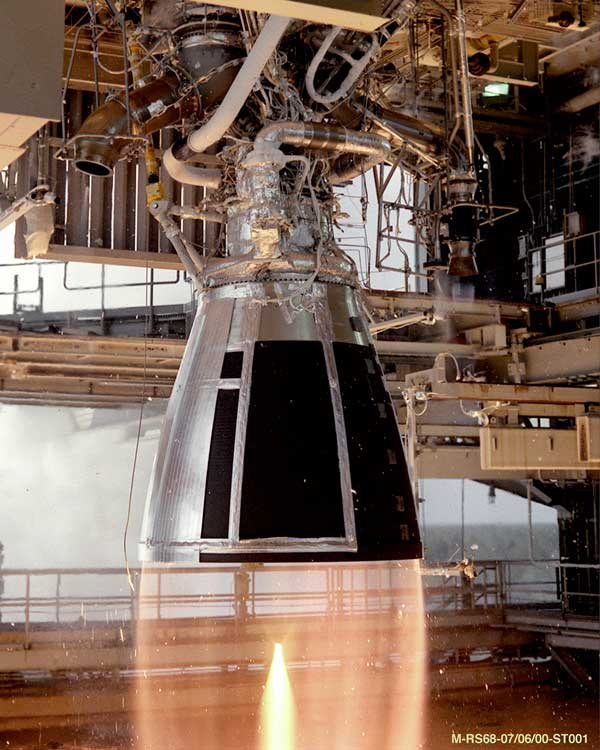
#> input picture assets/Rocket_Test.jpg, 600 x 750 px
$ python corner-detection.py
#> lines starting #> are read from the running program, lines starting #| are printed output that depends on the picture; after the words box and inside, x2 and y2 are one past the last pixel; in counts of white or black regions, pixels touching at a corner belong together
from tkinter import filedialog
import os
import numpy as np
import cv2

filePATH = "assetes\\"
mainPATH = os.getcwd()
absPATH = os.path.join(mainPATH,filePATH)

fullPATH = filedialog.askopenfilename(initialdir = absPATH,filetypes = (("PNG","*png"),("JPEG","*jpeg"),("JPG","*.jpg"),("BMP","*bmp")))
#> the answer given: ../assets/Rocket_Test.jpg

img = cv2.imread(fullPATH)
#> img is the input picture: shape (750, 600, 3); mean B, G, R 84.8, 98.3, 121
grayScaled = cv2.cvtColor(img,cv2.COLOR_BGR2GRAY)
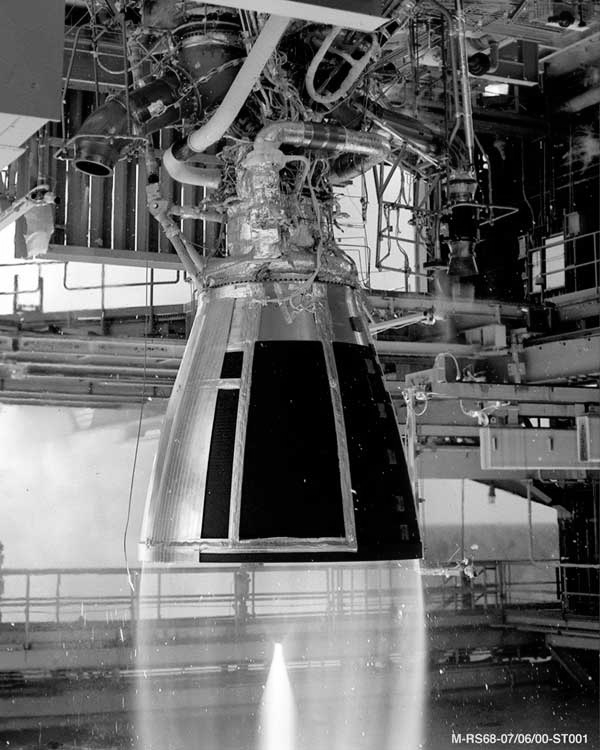
#> grayScaled: shape (750, 600); min 0, max 255, mean 103.6

corners = cv2.goodFeaturesToTrack(grayScaled,100,0.01,10)
#> corners = 100 rows, first 8: [201, 537], [492, 740], [528, 740], [541, 419], [326, 121], [530, 419], [578, 741], [480, 171]
corners = np.int0(corners)

for i in corners:
    x,y = i.ravel()
    cv2.circle(img,(x,y),3,255,-1)
#> this loop made 100 passes
#> (x, y) on passes 1 to 12: (201, 537), (492, 740), (528, 740), (541, 419), (326, 121), (530, 419), (578, 741), (480, 171), (227, 537), (412, 205), (469, 736), (538, 741)
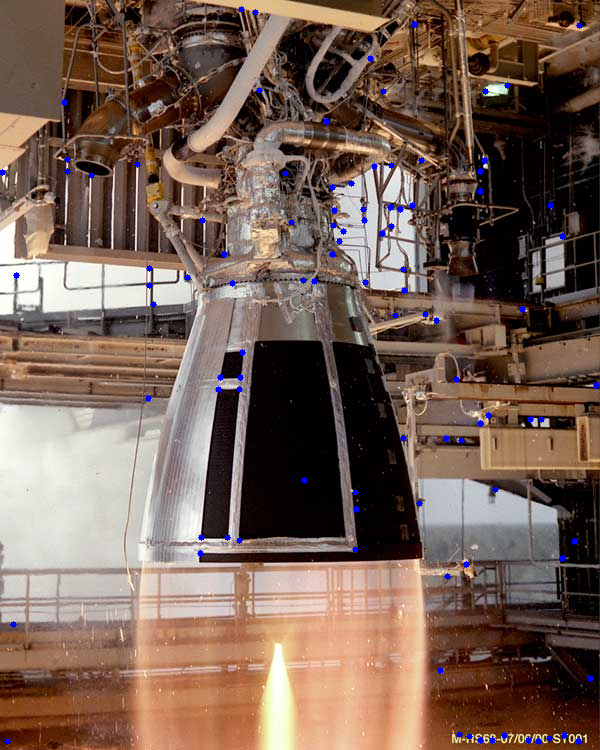
#> img: shape (750, 600, 3); 0.64% of pixels changed, all inside (x1, y1, x2, y2) = (0, 6, 600, 745)

cv2.imshow("Original",img)

cv2.waitKey(0)
cv2.destroyAllWindows()

$ run again, on assets/HappyFish.jpg
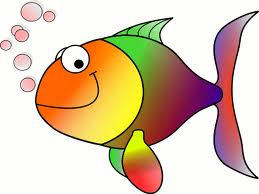
#> input picture assets/HappyFish.jpg, 259 x 194 px
#> img is the input picture: shape (194, 259, 3); mean B, G, R 170.8, 196.4, 219.3
#> `grayScaled = cv2.cvtColor(img,cv2.COLOR_BGR2GRAY)`:
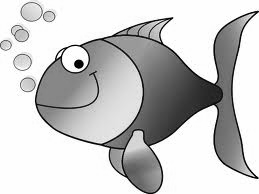
#> grayScaled: shape (194, 259); min 0, max 255, mean 200.4
#> corners = 78 rows, first 8: [172, 17], [151, 146], [108, 148], [57, 57], [122, 150], [214, 82], [160, 41], [148, 36]
#> the loop `for i in corners:` made 78 passes
#> after the loop `for i in corners:`:
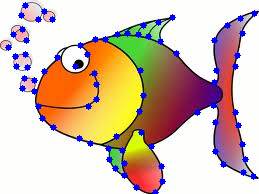
#> img: shape (194, 259, 3); 4.49% of pixels changed, all inside (x1, y1, x2, y2) = (5, 2, 258, 194)

$ run again, on assets/Rocket_Engine.jpg
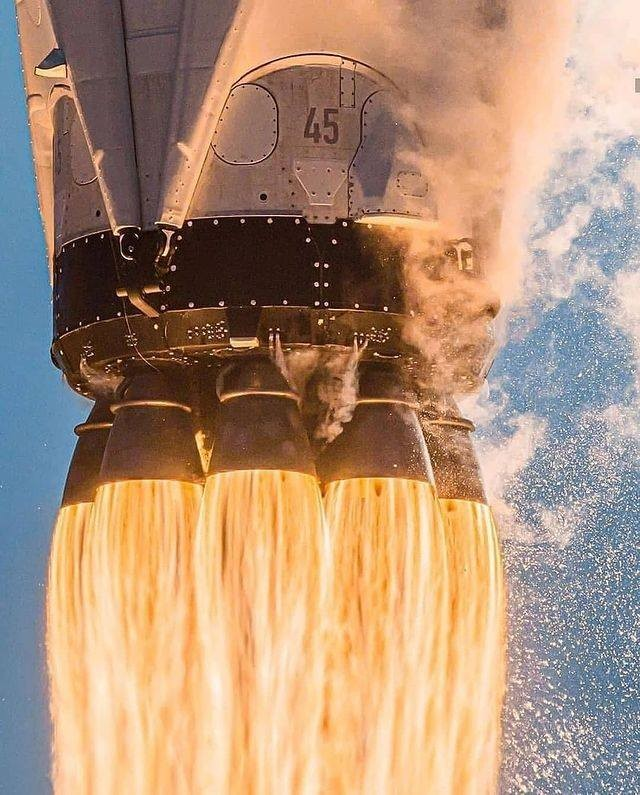
#> input picture assets/Rocket_Engine.jpg, 640 x 795 px
#> img is the input picture: shape (795, 640, 3); mean B, G, R 119.9, 144.1, 174.9
#> `grayScaled = cv2.cvtColor(img,cv2.COLOR_BGR2GRAY)`:
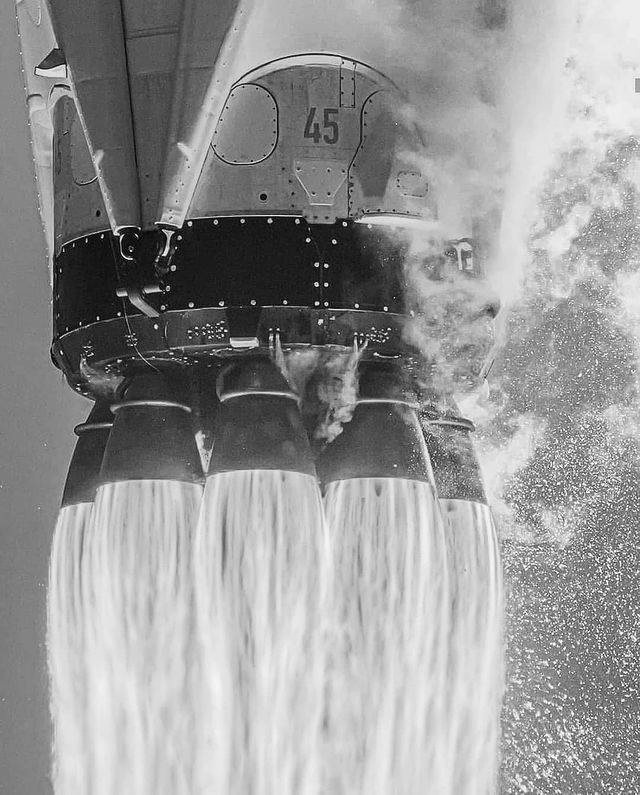
#> grayScaled: shape (795, 640); min 0, max 255, mean 150.6
#> corners = 100 rows, first 8: [118, 314], [209, 337], [131, 251], [92, 353], [278, 329], [101, 237], [224, 330], [176, 247]
#> the loop `for i in corners:` made 100 passes
#> after the loop `for i in corners:`:
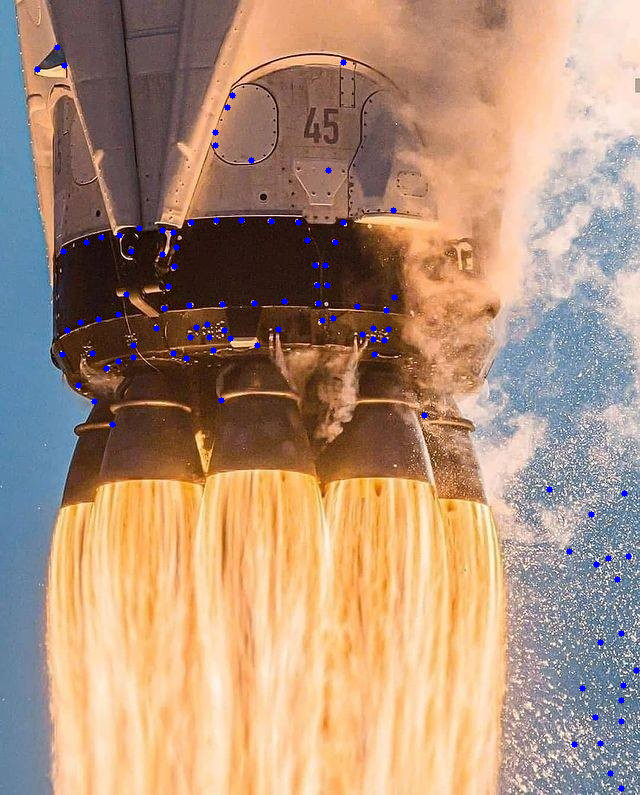
#> img: shape (795, 640, 3); 0.57% of pixels changed, all inside (x1, y1, x2, y2) = (34, 44, 640, 792)
